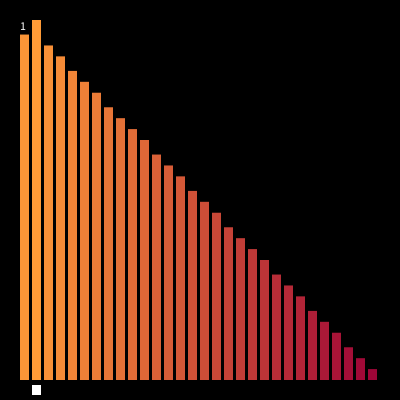
Frame 1 (no input)
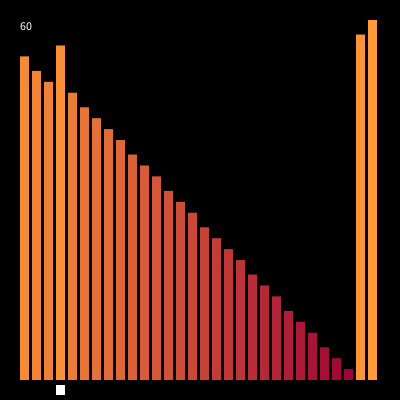
Frame 60 (the mouse pressed at the canvas centre just before this capture)
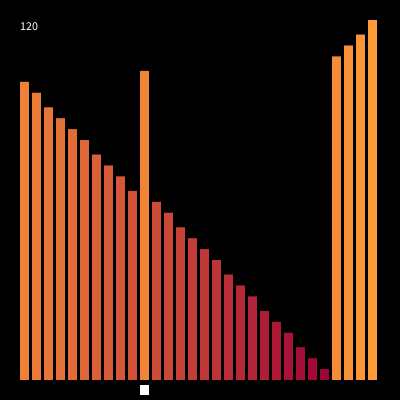
Frame 120 (the mouse held since frame 60 and released just before this capture)

The Processing sketch that drew these frames (run headless with seeded random() and noise(); from frame 60 on, the mouse is pressed at the canvas centre):

// Processing sketch: EXQ_6B_05
// ── EXQ_6B_05.pde
int c = 30, max = 99;
color c1 = color(155, 0, 55), c2 = color(255, 155, 55);
int[] a;

void setup()
{ 
  size(400, 400); frameRate(60); noStroke();
  a = new int[c];
  for (int i = 0; i < c; i++) a[i] = max * (c - i) / c; //(int)random(1, max);
}

int si = 1, co = 0, pc = c, p = 0; 

void draw()
{
  if (a[si - 1] > a[si]) { int s = a[si - 1]; a[si - 1] = a[si]; a[si] = s; p = si; }
  co++;
  drawSort(co, si);
  si++;  
  if (si == pc) { if (p <= 1) noLoop();  
                  si = 1; pc = p; p = 0;   
                }                                                          
}  

void drawSort(int co, int si)
{
  background(0);
  float dx = (float)(width - 40) / c, wx = dx * 0.75, dy = height - 40, py = height - 20; 
  for (int i = 0; i < c; i++)
  { fill(lerpColor(c1, c2, (float)a[i] / max));  
    rect(20 + dx * i, py - dy * a[i] / max, wx, dy * a[i] / max);
  }  
  fill(255); rect(20 + dx * si, py + 5, wx, 10); text(co, 20, 30);
}
